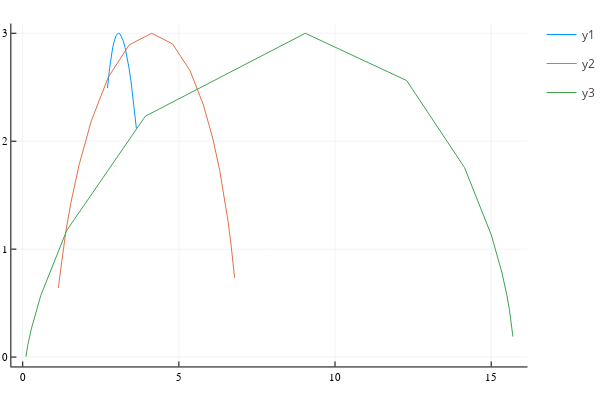

Write notebook code for a chart like this one.
### Code cell
plot(α1, fα1)
plot!(α2, fα2)
plot!(α3, fα3)

### Figure 1 — Plotly figure (JSON) as saved in the notebook; plotly's stock layout.template omitted (floating-point values rounded to 4 significant figures)
{"data": [{"colorbar": {"title": ""}, "legendgroup": "y1", "line": {"color": "rgba(0, 154, 250, 1.000)", "dash": "solid", "shape": "linear", "width": 1}, "mode": "lines", "name": "y1", "showlegend": true, "type": "scatter", "x": [3.64, 3.587, 3.529, 3.467, 3.403, 3.339, 3.277, 3.219, 3.164, 3.114, 3.068, 3.025, 2.986, 2.949, 2.914, 2.88, 2.846, 2.814, 2.781, 2.747, 2.714], "xaxis": "x", "y": [2.117, 2.267, 2.415, 2.554, 2.679, 2.784, 2.868, 2.929, 2.97, 2.993, 3.0, 2.994, 2.976, 2.948, 2.911, 2.865, 2.811, 2.747, 2.672, 2.588, 2.492], "yaxis": "y", "zmax": null, "zmin": null}, {"colorbar": {"title": ""}, "legendgroup": "y2", "line": {"color": "rgba(227, 111, 71, 1.000)", "dash": "solid", "shape": "linear", "width": 1}, "mode": "lines", "name": "y2", "showlegend": true, "type": "scatter", "x": [6.784, 6.731, 6.663, 6.576, 6.462, 6.309, 6.095, 5.789, 5.36, 4.797, 4.127, 3.411, 2.74, 2.196, 1.805, 1.546, 1.381, 1.277, 1.213, 1.172, 1.146], "xaxis": "x", "y": [0.7346, 0.8862, 1.059, 1.254, 1.475, 1.727, 2.015, 2.333, 2.651, 2.902, 3.0, 2.893, 2.593, 2.189, 1.782, 1.435, 1.164, 0.9638, 0.819, 0.7152, 0.6408], "yaxis": "y", "zmax": null, "zmin": null}, {"colorbar": {"title": ""}, "legendgroup": "y3", "line": {"color": "rgba(62, 164, 78, 1.000)", "dash": "solid", "shape": "linear", "width": 1}, "mode": "lines", "name": "y3", "showlegend": true, "type": "scatter", "x": [15.7, 15.68, 15.66, 15.63, 15.58, 15.5, 15.35, 15.01, 14.15, 12.29, 9.048, 3.925, 1.41, 0.5753, 0.2731, 0.1663, 0.1276, 0.1128, 0.1069, 0.1044, 0.1033], "xaxis": "x", "y": [0.1896, 0.228, 0.2781, 0.3454, 0.4387, 0.5728, 0.779, 1.131, 1.756, 2.562, 3.0, 2.231, 1.173, 0.5681, 0.2584, 0.117, 0.05408, 0.02564, 0.01241, 0.006103, 0.003033], "yaxis": "y", "zmax": null, "zmin": null}], "layout": {"annotations": [], "height": 400, "legend_position": {"bgcolor": "rgba(255, 255, 255, 1.000)", "bordercolor": "rgba(0, 0, 0, 1.000)", "borderwidth": 1, "font": {"color": "rgba(0, 0, 0, 1.000)", "family": "sans-serif", "size": 11}, "title": {"font": {"color": "rgba(0, 0, 0, 1.000)", "family": "sans-serif", "size": 15}, "text": ""}, "tracegroupgap": 0, "traceorder": "normal", "x": 1, "xanchor": "auto", "y": 1, "yanchor": "auto"}, "margin": {"b": 20, "l": 0, "r": 0, "t": 20}, "paper_bgcolor": "rgba(255, 255, 255, 1.000)", "plot_bgcolor": "rgba(255, 255, 255, 1.000)", "showlegend": true, "width": 600, "xaxis": {"anchor": "y", "domain": [0.02138, 0.9934], "gridcolor": "rgba(0, 0, 0, 0.100)", "gridwidth": 0.5, "linecolor": "rgba(0, 0, 0, 1.000)", "mirror": false, "range": [-0.3645, 16.16], "showgrid": true, "showline": true, "showticklabels": true, "tickangle": 0, "tickcolor": "rgb(0, 0, 0)", "tickfont": {"color": "rgba(0, 0, 0, 1.000)", "family": "sans-serif", "size": 11}, "tickmode": "array", "ticks": "inside", "ticktext": ["0", "5", "10", "15"], "tickvals": [0, 5, 10, 15], "title": "", "titlefont": {"color": "rgba(0, 0, 0, 1.000)", "family": "sans-serif", "size": 15}, "type": "-", "visible": true, "zeroline": false, "zerolinecolor": "rgba(0, 0, 0, 1.000)"}, "yaxis": {"anchor": "x", "domain": [0.03762, 0.9902], "gridcolor": "rgba(0, 0, 0, 0.100)", "gridwidth": 0.5, "linecolor": "rgba(0, 0, 0, 1.000)", "mirror": false, "range": [-0.08688, 3.09], "showgrid": true, "showline": true, "showticklabels": true, "tickangle": 0, "tickcolor": "rgb(0, 0, 0)", "tickfont": {"color": "rgba(0, 0, 0, 1.000)", "family": "sans-serif", "size": 11}, "tickmode": "array", "ticks": "inside", "ticktext": ["0", "1", "2", "3"], "tickvals": [0, 1, 2, 3], "title": "", "titlefont": {"color": "rgba(0, 0, 0, 1.000)", "family": "sans-serif", "size": 15}, "type": "-", "visible": true, "zeroline": false, "zerolinecolor": "rgba(0, 0, 0, 1.000)"}}}
